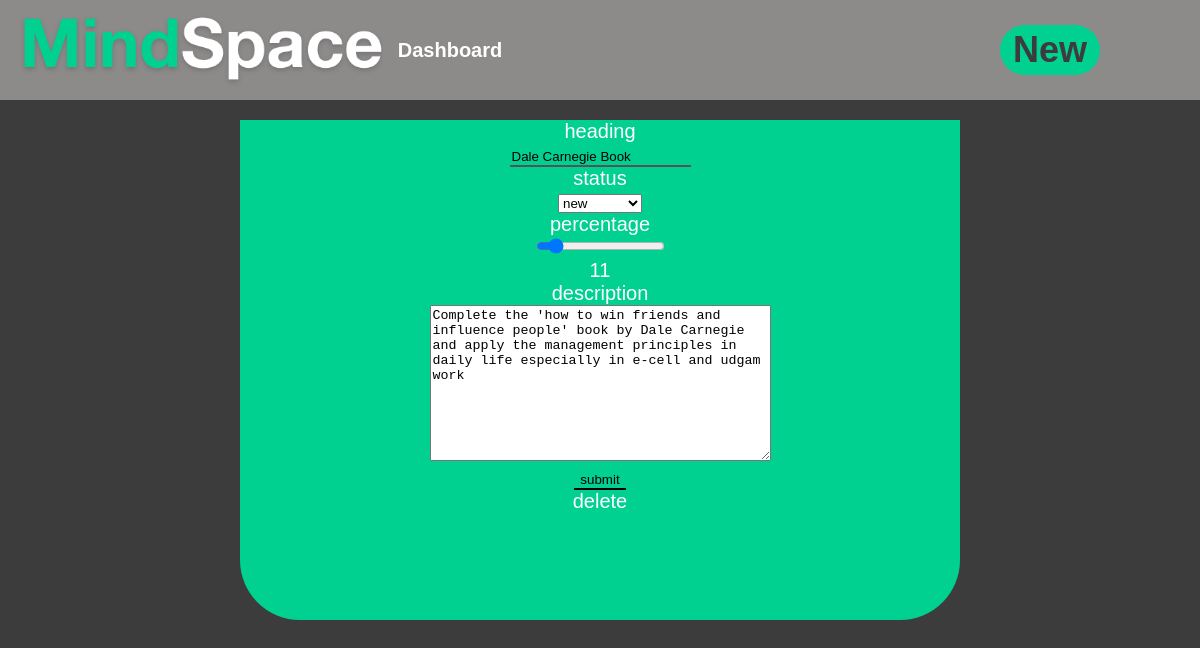
/update/14, run on the app's committed database.
### mindspace_app/models.py (models this page shows, shortened)
class Activity(models.Model):
    heading = models.CharField(max_length=100)
    class Status(models.TextChoices):
        NEW = 'new', _('new')
        CURRENT = 'current', _('current')
        COMPLETED = 'completed', _('completed')
    status=models.CharField(
        max_length=100,
        choices=Status.choices,
        default=Status.NEW,
    )
    percentage= models.IntegerField(
        default = 0,
        validators=[MaxValueValidator(100), MinValueValidator(0)]
     )
    description = models.TextField(
        default = ' ',
        max_length=500,
    )

### mindspace_app/views.py (the view)
# urls.py: path('update/<pk>', views.ActivityUpdateView.as_view(), name='update'),
class ActivityUpdateView(UpdateView):
    fields = ('heading','status','percentage','description')
    model = Activity

### templates/mindspace_app/activity_form.html (shortened to what this page needs)
{% extends "mindspace_app/base.html" %}
{% block body_block %}
<div class="form-background">
  <div class="form-container">
    <form class="form-box" action="" method="post">
      {% for field in form %}
        <div class="field">
          <label for="{{ field.id_for_label}}" class="{{ field.html_name }}">{{ field.html_name }}</label>
          {% if field.html_name == "heading" %}
            <div class="heading_input">
              {{ field }}
            </div>
          {% endif %}
          {% if field.html_name == "status" %}
            <div class="status_input">
              {{ field }}
            </div>
          {% endif %}
          {% if field.html_name == "percentage" %}
            <div class="percentage_input">
              <input type="range" id="percentage_slider" name="percentage" min="0" max="100" onchange="updateTextInput(this.value);">
              <div id="percentage_indicator">
                {{ activity.percentage }}
              </div>
            </div>
          {% endif %}
          {% if field.html_name == "description" %}
            <div class="description_input">
              {{ field }}
            </div>
          {% endif %}
        </div>
      {% endfor %}
      <input type="submit" name="" value="submit">
    </form>
      {% if form.instance.pk %}
        <a href="{% url 'mindspace_app:delete' pk=activity.pk %}">delete</a>
      {% endif %}
  </div>
</div>
{% endblock %}

### static/css/styles.css (style rules this page uses)
:root { --dark-grey: #3C3C3C; --medium-grey: #707070; --light-grey: #8D8A8A; --green: #00D090; --green-hover: #029669; --pink: #FF2682; --pink-hover: #8E1347; }
body { font-size: 20px; font-family: arial; background-color: var(--dark-grey); color: white; margin: 0; }
a { text-decoration: none; color: white; }
input { border-top:0px; border-right:0; border-left:0; border-color: black; background-color: transparent; }
.form-background { text-align: center; }
.form-container { background-color: var(--green); width: 60%; height: 500px; display: inline-block; margin: 20px; border-radius: 3em; }
.form-box { background-color: var(--green); }

### data on the page
Activity: form "Dale Carnegie Book", form "new", percentage "11", form "Complete the 'how to win friends and influence people' book by Dale Carnegie and apply the management principles in daily life especially in e-cell and udgam work"

### other printed values
{{ field.html_name }} "heading" "status" "percentage" "description"
